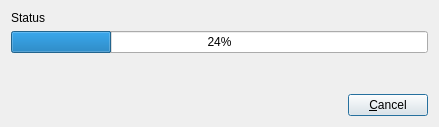
<?xml version="1.0" encoding="UTF-8"?>
<ui version="4.0">
 <class>DlgGMapsGeneration</class>
 <widget class="QDialog" name="DlgGMapsGeneration">
  <property name="geometry">
   <rect>
    <x>0</x>
    <y>0</y>
    <width>439</width>
    <height>127</height>
   </rect>
  </property>
  <property name="windowTitle">
   <string>Generate Google Maps map</string>
  </property>
  <layout class="QVBoxLayout" name="verticalLayout">
   <item>
    <widget class="QLabel" name="StatusBar">
     <property name="sizePolicy">
      <sizepolicy hsizetype="Expanding" vsizetype="Preferred">
       <horstretch>0</horstretch>
       <verstretch>0</verstretch>
      </sizepolicy>
     </property>
     <property name="text">
      <string notr="true">Status</string>
     </property>
    </widget>
   </item>
   <item>
    <widget class="QProgressBar" name="ProgressBar">
     <property name="value">
      <number>24</number>
     </property>
    </widget>
   </item>
   <item>
    <spacer name="verticalSpacer">
     <property name="orientation">
      <enum>Qt::Vertical</enum>
     </property>
     <property name="sizeHint" stdset="0">
      <size>
       <width>20</width>
       <height>40</height>
      </size>
     </property>
    </spacer>
   </item>
   <item>
    <layout class="QHBoxLayout" name="horizontalLayout">
     <item>
      <spacer name="horizontalSpacer">
       <property name="orientation">
        <enum>Qt::Horizontal</enum>
       </property>
       <property name="sizeHint" stdset="0">
        <size>
         <width>40</width>
         <height>20</height>
        </size>
       </property>
      </spacer>
     </item>
     <item>
      <widget class="QPushButton" name="CancelBt">
       <property name="toolTip">
        <string>Cancel modification and exit dialog box</string>
       </property>
       <property name="text">
        <string>&amp;Cancel</string>
       </property>
       <property name="icon">
        <iconset resource="../RSCffDiaporama.qrc">
         <normaloff>:/img/action_cancel.png</normaloff>:/img/action_cancel.png</iconset>
       </property>
      </widget>
     </item>
    </layout>
   </item>
  </layout>
 </widget>
 <resources>
  <include location="../RSCffDiaporama.qrc"/>
 </resources>
 <connections/>
</ui>
